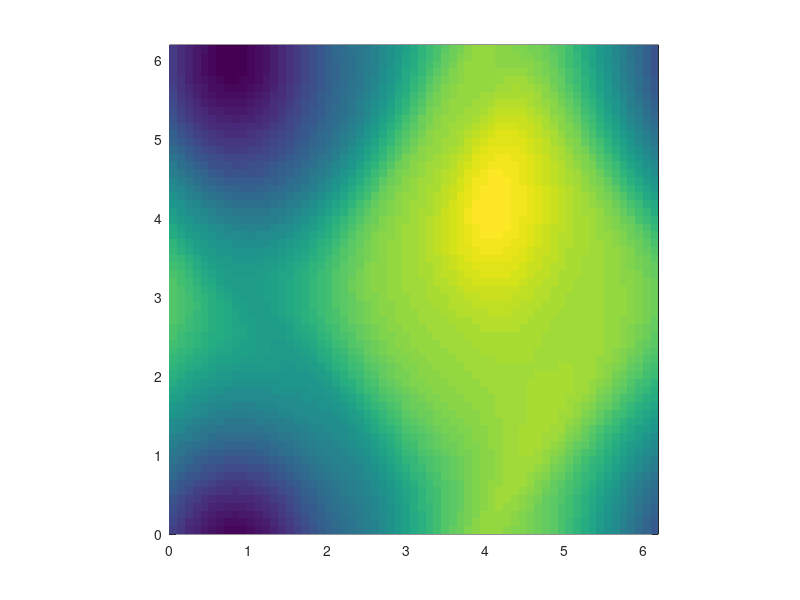

MATLAB code to generate this figure:
clear all;


% Time step the 2d vorticity equation on a doubly-periodic
% domain using a pseudospectral method


% Parameters
nu = 3e-4;          % Viscosity
Lx = 2*pi;          % Domain size
nx = 64;           % Resolution
dt = 2e-2;          % Time step
nsteps = 60000;      % Number of time steps


% Construct square physical and wavenumber grid
dx = Lx/nx;
x = 0:dx:Lx-dx;
k = 2*pi/Lx * [ 0:nx/2, -nx/2+1:-1 ];

y=x; ny=nx; Ly=Lx; dy=dx; l=k;    % Square domain

[X, Y] = meshgrid(x, y);
[K, L] = meshgrid(k, l);

Ksq = K.^2 + L.^2;         % Square wavenumber
invKsq = 1./Ksq;           % Inverse square wavenumber
invKsq(1, 1) = 0;          % for vorticity inversion


% Initial condition
t = 0.0;
zeta = rand(nx, nx);
zetah = fft2(zeta);


% Step forward
fig = figure(1);
t1 = tic;
for step = 1:nsteps

    % Quick plot
    if mod(step, 1000) == 0 && step > 1
        disp([ ...
            'step = '      num2str(step,    '%04d'),   ', ', ...
            't = '         num2str(t,       '%06.1f'), ' s, ', ...
            'wall time = ' num2str(toc(t1), '%0.3f')]), t1=tic;
        zeta = real(ifft2(zetah));
        clf, pcolor(X, Y, zeta); shading flat, axis xy, axis square, pause(0.01)
    end


    % Calculate right hand side
    psih = -zetah .* invKsq;
    zetax = real(ifft2(1i*K.*zetah));
    zetay = real(ifft2(1i*L.*zetah));
    u = -real(ifft2(1i*L.*psih));
    v =  real(ifft2(1i*K.*psih));
    rhs = -fft2( u.*zetax + v.*zetay ) - nu*Ksq.*zetah;

    % Forward Euler timestep
    zetah = zetah + dt*rhs;
    t = t + dt;
end
